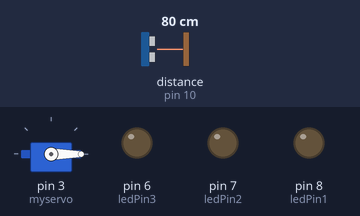
A sketch run on a simulated Arduino Uno, built with avr-gcc and run on an emulated ATmega328P. Parts: servo, output pins drawn as LEDs (lit = HIGH). Wiring (inferred from the names in the program): ultrasonic range finder: trigger pin 11; echo pin 10. Inputs (shaded band) come from the test bench; at power-on: distance to the obstacle (sensor on pin 10) 80 cm. The echo pulse lasts 58.3 µs per cm; pins used as bus, display or sensor lines are not drawn; what the sketch prints to the serial monitor is not drawn.

Above: at 1.2 s.
1.3 s: distance to the obstacle (sensor on pin 10) set to 52 cm
4.3 s: distance to the obstacle (sensor on pin 10) set to 45 cm
At 5.3 s:
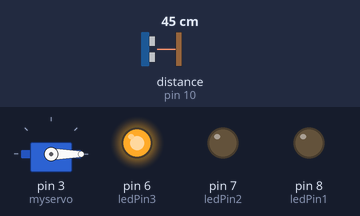
5.8 s: distance to the obstacle (sensor on pin 10) set to 27 cm
7.3 s: distance to the obstacle (sensor on pin 10) set to 22 cm
At 8.3 s:
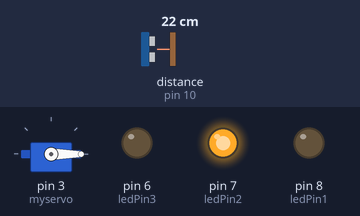
8.8 s: distance to the obstacle (sensor on pin 10) set to 12 cm
10.3 s: distance to the obstacle (sensor on pin 10) set to 9 cm
At 11.3 s:
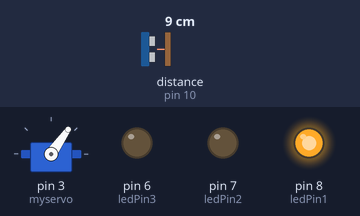
Timing chart, 0 to 12.8 s (numbered marks = the images above; inputs shaded):
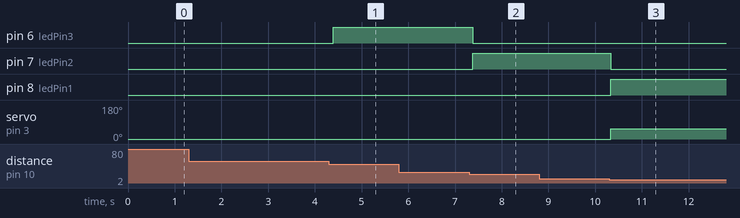

Measured:
- the behaviour switches between 50 and 49 cm on distance to the obstacle (sensor on pin 10) (found by bisection; images 0 and 1)
- the behaviour switches between 26 and 25 cm on distance to the obstacle (sensor on pin 10) (found by bisection; images 1 and 2)
- the behaviour switches between 11 and 10 cm on distance to the obstacle (sensor on pin 10) (found by bisection; images 2 and 3)
- after the input at 1.3 s, every drawn part: stays the same
- after the input at 4.3 s, pin 6 (ledPin3): LOW → HIGH after 0.09 s
- after the input at 5.8 s, every drawn part: stays the same
- after the input at 7.3 s, pin 6 (ledPin3): HIGH → LOW after 0.08 s; pin 7 (ledPin2): LOW → HIGH after 0.08 s
- after the input at 8.8 s, every drawn part: stays the same
- after the input at 10.3 s, pin 7 (ledPin2): HIGH → LOW at once; pin 8 (ledPin1): LOW → HIGH at once; servo on pin 3 (myservo): 0° → 55° at once

The sketch:

automatic_trash.ino
```cpp
#include <Servo.h>      // เรียกใช้ไลบรารีควบคุม Servo

Servo myservo;          // สร้างตัวแปรสำหรับควบคุม Servo
int trigPin = 11;   // ขาที่ใช้ส่งเสียงออก
int echoPin = 10;   // ขาที่รับเสียงสะท้อนกลับ
int ledPin1 = 8;     // ขาที่ต่อกับหลอดไฟ LED
int ledPin2 = 7;     // ขาที่ต่อกับหลอดไฟ LED
int ledPin3 = 6;     // ขาที่ต่อกับหลอดไฟ LED

void setup() {
  pinMode(trigPin, OUTPUT);  // ตั้งค่าให้ขา trig เป็นขาออก
  pinMode(echoPin, INPUT);   // ตั้งค่าให้ขา echo เป็นขารับข้อมูล
  pinMode(ledPin1, OUTPUT);   // ตั้งค่าให้ขา LED เป็นขาออก
  pinMode(ledPin2, OUTPUT);   // ตั้งค่าให้ขา LED เป็นขาออก
  pinMode(ledPin3, OUTPUT);   // ตั้งค่าให้ขา LED เป็นขาออก

  myservo.attach(3);          // กำหนดให้ Servo ใช้ขา 3
  myservo.write(0);           // เริ่มต้นหมุน Servo ที่ 0 องศา

  Serial.begin(9600);         // เริ่มต้นการส่งข้อมูล Serial
}

void loop() {
  long duration;
  int distance;

  // ส่งสัญญาณ Ultrasonic
  digitalWrite(trigPin, LOW);
  delayMicroseconds(2);

  digitalWrite(trigPin, HIGH);
  delayMicroseconds(10);

  digitalWrite(trigPin, LOW);

  // รับสัญญาณกลับ และคำนวณระยะ
  duration = pulseIn(echoPin, HIGH);
  distance = duration / 58;

  // แสดงผลระยะทาง
  Serial.print("ระยะทาง: ");
  Serial.print(distance);
  Serial.println(" ซม.");

  if (distance < 10) {
  // วัตถุอยู่ใกล้มาก → เปิดทุกดวง
  myservo.write(55);
  digitalWrite(ledPin1, HIGH);
  digitalWrite(ledPin2, LOW);
  digitalWrite(ledPin3, LOW);
  // delay(3000);

} else if (distance < 25) {
  // วัตถุอยู่ใกล้ปานกลาง → เปิด 2 ดวง
  myservo.write(0);
  digitalWrite(ledPin1, LOW);
  digitalWrite(ledPin2, HIGH);
  digitalWrite(ledPin3, LOW);

} else if (distance < 50) {
  // วัตถุเริ่มเข้าใกล้ → เปิดแค่ดวงแรก
  myservo.write(0);
  digitalWrite(ledPin1, LOW);
  digitalWrite(ledPin2, LOW);
  digitalWrite(ledPin3, HIGH);

} else {
  // วัตถุอยู่ไกล → ปิดทุกดวง
  myservo.write(0);
  digitalWrite(ledPin1, LOW);
  digitalWrite(ledPin2, LOW);
  digitalWrite(ledPin3, LOW);
}

  delay(100);  // รอ 1 วินาที ก่อนเริ่มวัดใหม่
}
```
